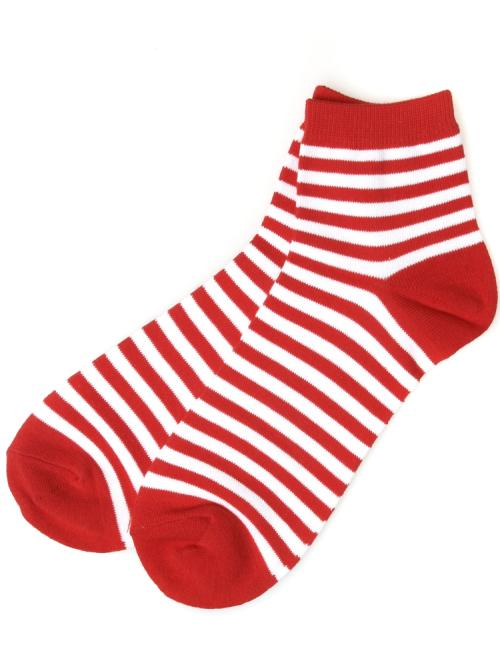
#> input picture 12 opencv（三）/2.jpg, 500 x 667 px, found by its file name
$ python corner_shi_tomasi.py
#> lines starting #> are read from the running program, lines starting #| are printed output that depends on the picture; after the words box and inside, x2 and y2 are one past the last pixel; in counts of white or black regions, pixels touching at a corner belong together
import cv2
import numpy as np

img = cv2.imread('2.jpg')
#> img is the input picture: shape (667, 500, 3); mean B, G, R 199.5, 199.5, 238.3
gray = cv2.cvtColor(img, cv2.COLOR_BGR2GRAY)
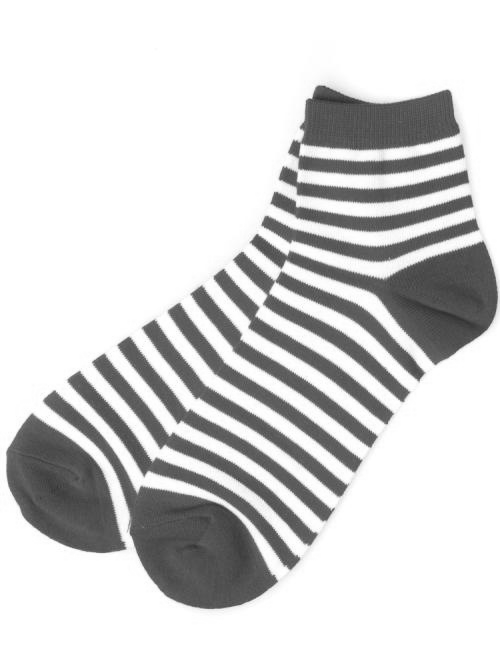
#> gray: shape (667, 500); min 41, max 255, mean 211.1

corners = cv2.goodFeaturesToTrack(gray, 100, 0.01, 10)
#> corners = 100 rows, first 8: [418, 380], [275, 283], [311, 97], [125, 548], [300, 154], [257, 234], [292, 241], [331, 509]
corners = np.int0(corners)

for i in corners:
    x, y = i.ravel()
    cv2.circle(img, (x, y), 3, 255, 3)
#> this loop made 100 passes
#> (x, y) on passes 1 to 12: (418, 380), (275, 283), (311, 97), (125, 548), (300, 154), (257, 234), (292, 241), (331, 509), (283, 167), (187, 410), (271, 203), (160, 448)
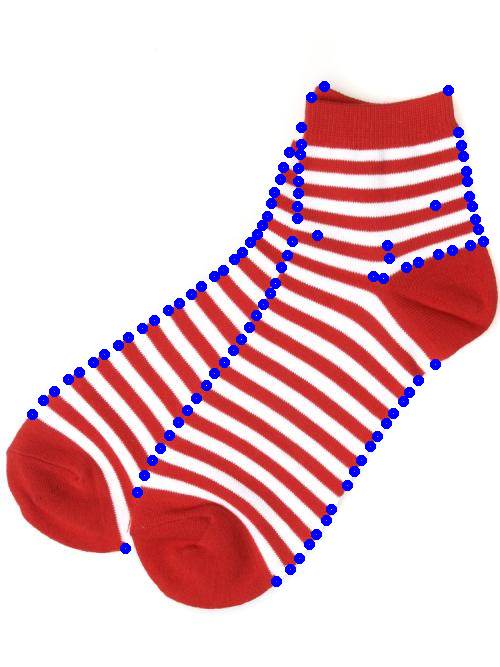
#> img: shape (667, 500, 3); 2.87% of pixels changed, all inside (x1, y1, x2, y2) = (27, 81, 489, 587)

cv2.imshow("img", img)
cv2.waitKey(0)

$ run again, with 12 opencv（三）/25.jpg copied over 12 opencv（三）/2.jpg
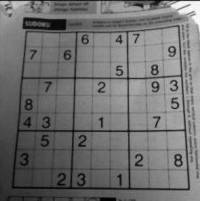
#> input picture 12 opencv（三）/25.jpg, 200 x 201 px, found by its file name
#> img is the input picture: shape (201, 200, 3); min 0, max 255, mean 111.9
#> corners = 100 rows, first 8: [178, 157], [159, 117], [174, 82], [154, 67], [142, 7], [155, 85], [138, 34], [128, 78]
#> the loop `for i in corners:` made 100 passes
#> after the loop `for i in corners:`:
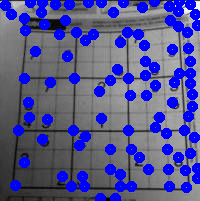
#> img: shape (201, 200, 3); mean B, G, R 144.6, 85.8, 85.8

$ run again, with 12 opencv（三）/微信图片_20210122164655.png saved as 12 opencv（三）/2.jpg
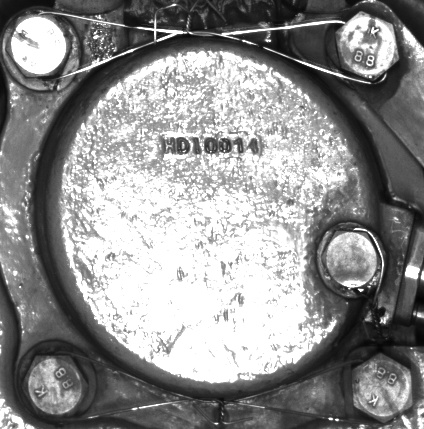
#> input picture 12 opencv（三）/微信图片_20210122164655.png, 424 x 429 px, found by its file name
#> img is the input picture: shape (429, 424, 3); min 4, max 255, mean 143.1
#> corners = 100 rows, first 8: [157, 32], [270, 40], [363, 289], [328, 418], [374, 29], [370, 77], [99, 15], [94, 37]
#> the loop `for i in corners:` made 100 passes
#> after the loop `for i in corners:`:
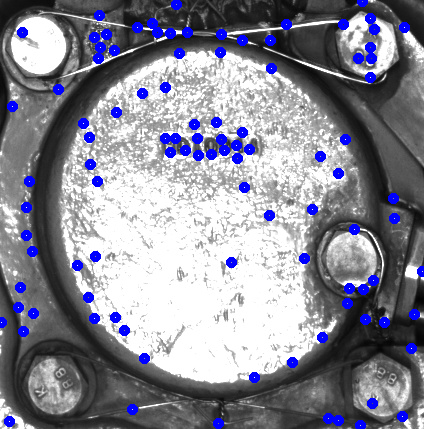
#> img: shape (429, 424, 3); 5.21% of pixels changed, all inside (x1, y1, x2, y2) = (0, 0, 424, 429)
